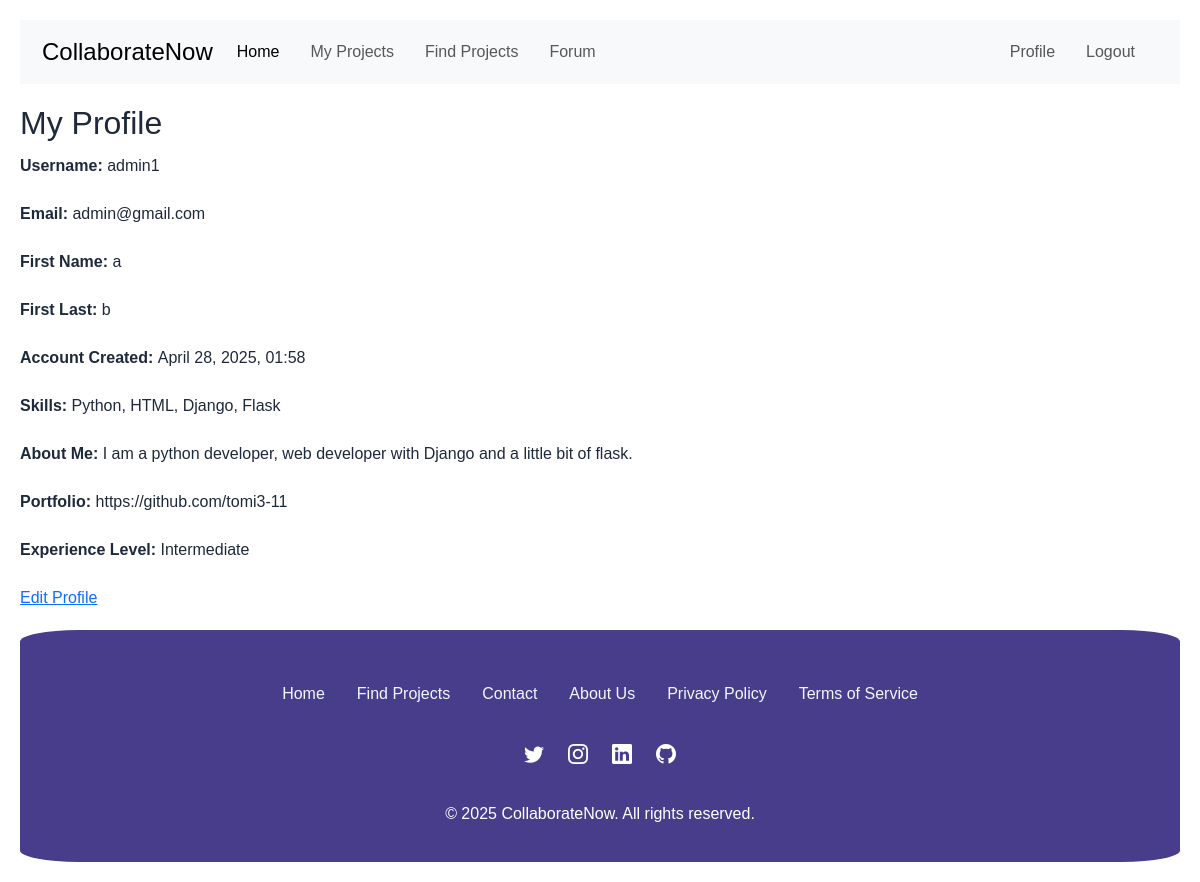
Screenshot of /accounts/profile/ (signed in) with the database file from the repository.
### accounts/models.py (models this page shows, shortened)
class UserProfile(models.Model):
    user =models.OneToOneField(User, on_delete=models.CASCADE, related_name='profile')
    skills = models.TextField(blank=True, help_text="List your skills (e.g. Python, UI/UX, Illustration), separated by commas.")
    bio = models.TextField(blank=True, help_text="Tell us a bit about yourself and your interests.")
    portfolio_url = models.URLField(blank=True, null=True, help_text='Link to your online portfolis (e.g., Github )')
    experience_level = models.CharField(
        max_length=200,
        choices=[
            ('beginner', 'Beginner'),
            ('intermediate', 'Intermediate'),
            ('advanced', 'Advanced'),
            ('expert', 'Expert'),
        ],
        blank=True,
        null=True,
        help_text='Your Overall experience level.'
    )

### accounts/views.py (the view)
# urls.py: path('profile/', views.profile, name='profile'),
@login_required
def profile(request):
    try:
        user_profile = request.user.profile
    except UserProfile.DoesNotExist:
        user_profile = UserProfile(user=request.user)
        user_profile.save()
    context = {'user': request.user, 'profile': user_profile}
    return render(request, 'accounts/profile.html', context)

### accounts/templates/accounts/profile.html (shortened to what this page needs)
{% extends 'accounts/base.html' %}
{% block content %}
    <h2>My Profile</h2>
    <p><strong>Username: </strong>{{ user.username }}</p>
    <p><strong>Email: </strong>{{ user.email }}</p>
    <p><strong>First Name: </strong>{{ user.first_name }}</p>
    <p><strong>First Last: </strong>{{ user.last_name }}</p>
    <p><strong>Account Created: </strong>{{ user.date_joined|date:"F j, Y, H:i" }}</p>
    {% if profile.skills %}
        <p><strong>Skills: </strong>{{ profile.skills }}</p>
    {% endif %}
    {% if profile.bio %}
        <p><strong>About Me: </strong>{{ profile.bio }}</p>
    {% endif %}
    {% if profile.portfolio_url %}
        <p><strong>Portfolio: </strong><a href="{{ profile.portfolio_url }}" target="_blank" rel="noopener noreferrer"></a>{{ profile.portfolio_url }}</p>
    {% endif %}
    {% if profile.experience_level %}
        <p><strong>Experience Level: </strong>{{ profile.get_experience_level_display }}</p>
    {% endif %}
    <p><a href="{% url 'accounts:edit_profile' %}">Edit Profile</a></p>
{% endblock %}

### accounts/templates/accounts/base.html (style rules this page uses)
:root { --primary-color: #2563eb; --dark-color: #1e293b; --light-color: #f8fafc; --accent-color: #3b82f6; }
body { font-family: sans-serif; color: var(--dark-color); line-height: 2; margin: 20px; }

### rows the page displays
UserProfile: skills "Python, HTML, Django, Flask", bio "I am a python developer, web developer with Django and a little bit of flask.", portfolio_url "https://github.com/tomi3-11", experience_level "Intermediate"

### other values shown
{{ user.username }} "admin1"
{{ user.email }} "admin@gmail.com"
{{ user.first_name }} "a"
{{ user.last_name }} "b"
{{ user.date_joined|date:"F j, Y, H:i" }} "April 28, 2025, 01:58"
